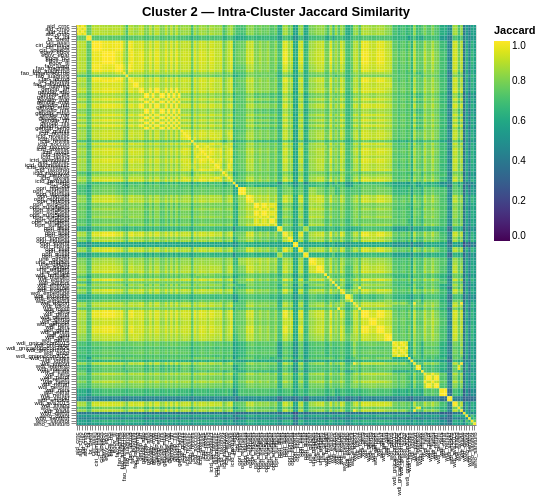

Notebook cell for this chart:
### Code cell
# Heatmap for a single cluster — change cid to explore
cid = 2

cslugs = filter(r -> r.cluster_id == cid, result.slug_clusters).slug
idxs = [slug_to_row[s] for s in cslugs if haskey(slug_to_row, s)]
n = length(idxs)

# Build pairwise Jaccard matrix
heat_rows = []
for i in 1:n, j in 1:n
    ri, rj = idxs[i], idxs[j]
    ci, cj = row_cards[ri], row_cards[rj]
    if i == j
        jacc = 1.0
    elseif ci == 0 || cj == 0
        jacc = 0.0
    else
        isect = count(col -> X[ri, col] > 0 && X[rj, col] > 0, 1:size(X, 2))
        jacc = isect / (ci + cj - isect)
    end
    push!(heat_rows, (slug_a=cslugs[i], slug_b=cslugs[j], jaccard=jacc))
end
heat_df = DataFrame(heat_rows)

@vlplot(
    data=heat_df,
    width=400, height=400,
    title="Cluster $cid — Intra-Cluster Jaccard Similarity",
    mark=:rect,
    x={field=:slug_a, type=:nominal, title="", axis={labelAngle=-90, labelFontSize=6}},
    y={field=:slug_b, type=:nominal, title="", axis={labelFontSize=6}},
    color={field=:jaccard, type=:quantitative, title="Jaccard",
           scale={scheme=:viridis, domain=[0, 1]}}
)

### Figure 1 — Vega specification as saved in the notebook (floating-point values rounded to 4 significant figures; data arrays with more than 128 entries replaced by an {"elided": "..."} marker saying what was removed)
{"$schema": "https://vega.github.io/schema/vega/v5.json", "axes": [{"grid": false, "labelAlign": "right", "labelAngle": 270, "labelBaseline": "middle", "labelFontSize": 6, "orient": "bottom", "scale": "x", "zindex": 1}, {"grid": false, "labelFontSize": 6, "orient": "left", "scale": "y", "zindex": 1}], "background": "white", "data": [{"name": "source_0", "values": {"elided": "23409 records"}}, {"name": "data_0", "source": "source_0", "transform": [{"expr": "isValid(datum[\"jaccard\"]) && isFinite(+datum[\"jaccard\"])", "type": "filter"}]}], "height": 400, "legends": [{"fill": "color", "gradientLength": {"signal": "clamp(height, 64, 200)"}, "title": "Jaccard"}], "marks": [{"encode": {"update": {"description": {"signal": "\"slug_a: \" + (isValid(datum[\"slug_a\"]) ? datum[\"slug_a\"] : \"\"+datum[\"slug_a\"]) + \"; slug_b: \" + (isValid(datum[\"slug_b\"]) ? datum[\"slug_b\"] : \"\"+datum[\"slug_b\"]) + \"; Jaccard: \" + (format(datum[\"jaccard\"], \"\"))"}, "fill": {"field": "jaccard", "scale": "color"}, "height": {"signal": "max(0.25, bandwidth('y'))"}, "width": {"signal": "max(0.25, bandwidth('x'))"}, "x": {"field": "slug_a", "scale": "x"}, "y": {"field": "slug_b", "scale": "y"}}}, "from": {"data": "data_0"}, "name": "marks", "style": ["rect"], "type": "rect"}], "padding": 5, "scales": [{"domain": {"data": "data_0", "field": "slug_a", "sort": true}, "name": "x", "paddingInner": 0, "paddingOuter": 0, "range": [0, {"signal": "width"}], "type": "band"}, {"domain": {"data": "data_0", "field": "slug_b", "sort": true}, "name": "y", "paddingInner": 0, "paddingOuter": 0, "range": [0, {"signal": "height"}], "type": "band"}, {"domain": [0, 1], "interpolate": "hcl", "name": "color", "range": {"scheme": "viridis"}, "type": "linear", "zero": true}], "style": "cell", "title": {"frame": "group", "text": "Cluster 2 — Intra-Cluster Jaccard Similarity"}, "width": 400}
